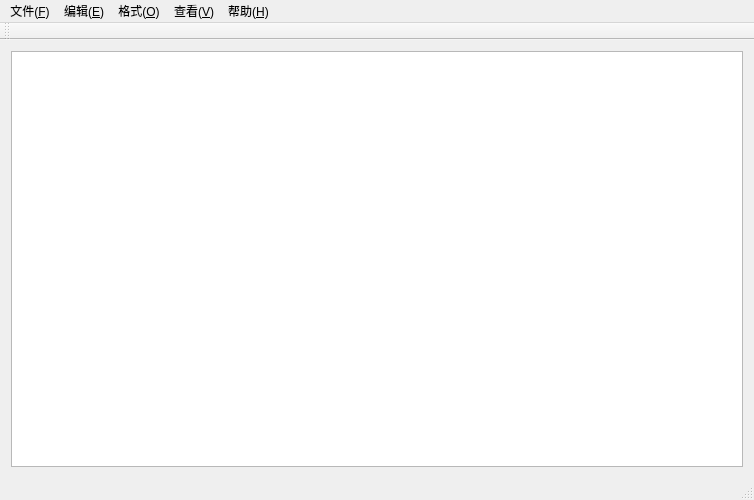
<?xml version="1.0" encoding="UTF-8"?>
<ui version="4.0">
 <class>MainWindow</class>
 <widget class="QMainWindow" name="MainWindow">
  <property name="geometry">
   <rect>
    <x>0</x>
    <y>0</y>
    <width>754</width>
    <height>500</height>
   </rect>
  </property>
  <property name="minimumSize">
   <size>
    <width>600</width>
    <height>500</height>
   </size>
  </property>
  <property name="windowTitle">
   <string>MainWindow</string>
  </property>
  <widget class="QWidget" name="centralWidget">
   <layout class="QGridLayout" name="gridLayout">
    <item row="0" column="0">
     <widget class="QTextEdit" name="textEdit">
      <property name="minimumSize">
       <size>
        <width>0</width>
        <height>0</height>
       </size>
      </property>
      <property name="cursor" stdset="0">
       <cursorShape>IBeamCursor</cursorShape>
      </property>
      <property name="verticalScrollBarPolicy">
       <enum>Qt::ScrollBarAsNeeded</enum>
      </property>
      <property name="sizeAdjustPolicy">
       <enum>QAbstractScrollArea::AdjustToContents</enum>
      </property>
      <property name="html">
       <string>&lt;!DOCTYPE HTML PUBLIC &quot;-//W3C//DTD HTML 4.0//EN&quot; &quot;http://www.w3.org/TR/REC-html40/strict.dtd&quot;&gt;
&lt;html&gt;&lt;head&gt;&lt;meta name=&quot;qrichtext&quot; content=&quot;1&quot; /&gt;&lt;style type=&quot;text/css&quot;&gt;
p, li { white-space: pre-wrap; }
&lt;/style&gt;&lt;/head&gt;&lt;body style=&quot; font-family:'SimSun'; font-size:9pt; font-weight:400; font-style:normal;&quot;&gt;
&lt;p style=&quot;-qt-paragraph-type:empty; margin-top:12px; margin-bottom:12px; margin-left:0px; margin-right:0px; -qt-block-indent:0; text-indent:0px;&quot;&gt;&lt;br /&gt;&lt;/p&gt;&lt;/body&gt;&lt;/html&gt;</string>
      </property>
     </widget>
    </item>
   </layout>
  </widget>
  <widget class="QMenuBar" name="menuBar">
   <property name="geometry">
    <rect>
     <x>0</x>
     <y>0</y>
     <width>754</width>
     <height>23</height>
    </rect>
   </property>
   <widget class="QMenu" name="menu_F">
    <property name="title">
     <string>文件(&amp;F)</string>
    </property>
    <addaction name="newFile"/>
    <addaction name="openFile"/>
    <addaction name="saveFile"/>
    <addaction name="saveAsFile"/>
    <addaction name="separator"/>
    <addaction name="pageSet"/>
    <addaction name="print"/>
    <addaction name="separator"/>
    <addaction name="quit"/>
   </widget>
   <widget class="QMenu" name="menu_E">
    <property name="title">
     <string>编辑(&amp;E)</string>
    </property>
    <addaction name="undoAction"/>
    <addaction name="redoAction"/>
    <addaction name="separator"/>
    <addaction name="cutAction"/>
    <addaction name="copyAction"/>
    <addaction name="pastAction"/>
    <addaction name="deleteAction"/>
    <addaction name="separator"/>
    <addaction name="findAction"/>
    <addaction name="nextFindAction"/>
    <addaction name="replaceAction"/>
    <addaction name="gotoAction"/>
    <addaction name="separator"/>
    <addaction name="allAction"/>
    <addaction name="dataAction"/>
   </widget>
   <widget class="QMenu" name="menu_O">
    <property name="title">
     <string>格式(&amp;O)</string>
    </property>
    <addaction name="autoAction"/>
    <addaction name="fontAction"/>
    <addaction name="colorAction"/>
   </widget>
   <widget class="QMenu" name="menu_V">
    <property name="title">
     <string>查看(&amp;V)</string>
    </property>
    <addaction name="actionS"/>
   </widget>
   <widget class="QMenu" name="menu_H">
    <property name="title">
     <string>帮助(&amp;H)</string>
    </property>
    <addaction name="helpAction"/>
    <addaction name="aboutAction"/>
   </widget>
   <addaction name="menu_F"/>
   <addaction name="menu_E"/>
   <addaction name="menu_O"/>
   <addaction name="menu_V"/>
   <addaction name="menu_H"/>
  </widget>
  <widget class="QToolBar" name="mainToolBar">
   <attribute name="toolBarArea">
    <enum>TopToolBarArea</enum>
   </attribute>
   <attribute name="toolBarBreak">
    <bool>false</bool>
   </attribute>
  </widget>
  <widget class="QStatusBar" name="statusBar"/>
  <action name="newFile">
   <property name="text">
    <string>新建(&amp;N)</string>
   </property>
  </action>
  <action name="openFile">
   <property name="text">
    <string>打开(&amp;O)</string>
   </property>
  </action>
  <action name="saveFile">
   <property name="text">
    <string>保存(&amp;S)</string>
   </property>
  </action>
  <action name="saveAsFile">
   <property name="text">
    <string>另存为(&amp;A)</string>
   </property>
  </action>
  <action name="pageSet">
   <property name="text">
    <string>页面设置(&amp;U)</string>
   </property>
  </action>
  <action name="print">
   <property name="text">
    <string>打印(&amp;P)</string>
   </property>
  </action>
  <action name="quit">
   <property name="text">
    <string>退出(&amp;X)</string>
   </property>
  </action>
  <action name="undoAction">
   <property name="text">
    <string>撤销(&amp;U)</string>
   </property>
  </action>
  <action name="cutAction">
   <property name="text">
    <string>剪切(&amp;T)</string>
   </property>
  </action>
  <action name="copyAction">
   <property name="text">
    <string>复制(&amp;C)</string>
   </property>
  </action>
  <action name="pastAction">
   <property name="text">
    <string>粘贴(&amp;P)</string>
   </property>
  </action>
  <action name="deleteAction">
   <property name="text">
    <string>删除全部(&amp;L)</string>
   </property>
  </action>
  <action name="findAction">
   <property name="text">
    <string>查找(&amp;F)</string>
   </property>
  </action>
  <action name="nextFindAction">
   <property name="text">
    <string>查找下一个(&amp;N)</string>
   </property>
  </action>
  <action name="replaceAction">
   <property name="text">
    <string>替换(&amp;R)</string>
   </property>
  </action>
  <action name="gotoAction">
   <property name="text">
    <string>转到(&amp;G)</string>
   </property>
  </action>
  <action name="allAction">
   <property name="text">
    <string>全选(&amp;A)</string>
   </property>
  </action>
  <action name="dataAction">
   <property name="text">
    <string>日期(&amp;D)</string>
   </property>
  </action>
  <action name="autoAction">
   <property name="text">
    <string>自动换行(&amp;W)</string>
   </property>
  </action>
  <action name="fontAction">
   <property name="text">
    <string>字体(&amp;F)</string>
   </property>
  </action>
  <action name="actionS">
   <property name="text">
    <string>状态栏(&amp;S)</string>
   </property>
  </action>
  <action name="helpAction">
   <property name="text">
    <string>查看帮助(&amp;H)</string>
   </property>
  </action>
  <action name="aboutAction">
   <property name="text">
    <string>关于(&amp;A)</string>
   </property>
  </action>
  <action name="redoAction">
   <property name="text">
    <string>重做(&amp;R)</string>
   </property>
  </action>
  <action name="colorAction">
   <property name="text">
    <string>颜色(&amp;M)</string>
   </property>
  </action>
 </widget>
 <layoutdefault spacing="6" margin="11"/>
 <resources/>
 <connections/>
</ui>
